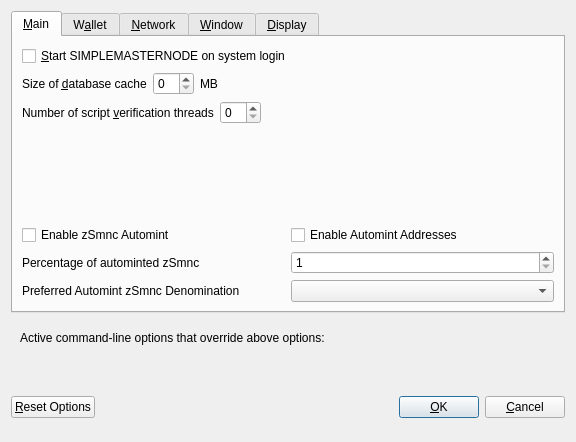
<?xml version="1.0" encoding="UTF-8"?>
<ui version="4.0">
 <class>OptionsDialog</class>
 <widget class="QDialog" name="OptionsDialog">
  <property name="geometry">
   <rect>
    <x>0</x>
    <y>0</y>
    <width>576</width>
    <height>442</height>
   </rect>
  </property>
  <property name="windowTitle">
   <string>Options</string>
  </property>
  <property name="modal">
   <bool>true</bool>
  </property>
  <layout class="QVBoxLayout" name="verticalLayout">
   <item>
    <widget class="QTabWidget" name="tabWidget">
     <property name="currentIndex">
      <number>0</number>
     </property>
     <widget class="QWidget" name="tabMain">
      <attribute name="title">
       <string>&amp;Main</string>
      </attribute>
      <layout class="QVBoxLayout" name="verticalLayout_Main">
       <item>
        <widget class="QCheckBox" name="bitcoinAtStartup">
         <property name="toolTip">
          <string>Automatically start SIMPLEMASTERNODE after logging in to the system.</string>
         </property>
         <property name="text">
          <string>&amp;Start SIMPLEMASTERNODE on system login</string>
         </property>
        </widget>
       </item>
       <item>
        <layout class="QHBoxLayout" name="horizontalLayout_2_Main">
         <item>
          <widget class="QLabel" name="databaseCacheLabel">
           <property name="text">
            <string>Size of &amp;database cache</string>
           </property>
           <property name="textFormat">
            <enum>Qt::PlainText</enum>
           </property>
           <property name="buddy">
            <cstring>databaseCache</cstring>
           </property>
          </widget>
         </item>
         <item>
          <widget class="QSpinBox" name="databaseCache"/>
         </item>
         <item>
          <widget class="QLabel" name="databaseCacheUnitLabel">
           <property name="text">
            <string>MB</string>
           </property>
           <property name="textFormat">
            <enum>Qt::PlainText</enum>
           </property>
          </widget>
         </item>
         <item>
          <spacer name="horizontalSpacer_2_Main">
           <property name="orientation">
            <enum>Qt::Horizontal</enum>
           </property>
           <property name="sizeHint" stdset="0">
            <size>
             <width>40</width>
             <height>20</height>
            </size>
           </property>
          </spacer>
         </item>
        </layout>
       </item>
       <item>
        <layout class="QHBoxLayout" name="horizontalLayout_3_Main">
         <item>
          <widget class="QLabel" name="threadsScriptVerifLabel">
           <property name="text">
            <string>Number of script &amp;verification threads</string>
           </property>
           <property name="textFormat">
            <enum>Qt::PlainText</enum>
           </property>
           <property name="buddy">
            <cstring>threadsScriptVerif</cstring>
           </property>
          </widget>
         </item>
         <item>
          <widget class="QSpinBox" name="threadsScriptVerif">
           <property name="toolTip">
            <string>(0 = auto, &lt;0 = leave that many cores free)</string>
           </property>
          </widget>
         </item>
         <item>
          <spacer name="horizontalSpacer_3_Main">
           <property name="orientation">
            <enum>Qt::Horizontal</enum>
           </property>
           <property name="sizeHint" stdset="0">
            <size>
             <width>40</width>
             <height>20</height>
            </size>
           </property>
          </spacer>
         </item>
        </layout>
       </item>
       <item>
        <spacer name="verticalSpacer_2">
         <property name="orientation">
          <enum>Qt::Vertical</enum>
         </property>
         <property name="sizeHint" stdset="0">
          <size>
           <width>20</width>
           <height>40</height>
          </size>
         </property>
        </spacer>
       </item>
       <item>
        <widget class="QWidget" name="verticalZsmncOptionsWidget" native="true">
         <layout class="QVBoxLayout" name="verticalZsmncOptionsLayout">
          <property name="margin">
           <number>0</number>
          </property>
          <item>
           <layout class="QHBoxLayout" name="horizontalAutomintingLayout">
            <item>
             <widget class="QCheckBox" name="checkBoxZeromintEnable">
              <property name="toolTip">
               <string>Enable automatic minting of Smnc units to zSmnc</string>
              </property>
              <property name="layoutDirection">
               <enum>Qt::LeftToRight</enum>
              </property>
              <property name="text">
               <string>Enable zSmnc Automint</string>
              </property>
             </widget>
            </item>
            <item>
             <widget class="QCheckBox" name="checkBoxZeromintAddresses">
              <property name="toolTip">
               <string>Enable automatic zSmnc minting from specific addresses</string>
              </property>
              <property name="layoutDirection">
               <enum>Qt::LeftToRight</enum>
              </property>
              <property name="text">
               <string>Enable Automint Addresses</string>
              </property>
             </widget>
            </item>
           </layout>
          </item>
          <item>
           <layout class="QHBoxLayout" name="horizontalZmintPercentageLayout">
            <item>
             <widget class="QLabel" name="percentage_label">
              <property name="toolTip">
               <string>Percentage of incoming Smnc which get automatically converted to zSmnc via Zerocoin Protocol (min: 10%)</string>
              </property>
              <property name="text">
               <string>Percentage of autominted zSmnc</string>
              </property>
             </widget>
            </item>
            <item>
             <widget class="QSpinBox" name="zeromintPercentage">
              <property name="minimum">
               <number>1</number>
              </property>
              <property name="maximum">
               <number>100</number>
              </property>
             </widget>
            </item>
           </layout>
          </item>
          <item>
           <layout class="QHBoxLayout" name="horizontalLayout" stretch="0,0">
            <property name="sizeConstraint">
             <enum>QLayout::SetFixedSize</enum>
            </property>
            <item>
             <widget class="QLabel" name="labelPreferredDenom">
              <property name="maximumSize">
               <size>
                <width>16777215</width>
                <height>16777215</height>
               </size>
              </property>
              <property name="toolTip">
               <string>Wait with automatic conversion to Zerocoin until enough Smnc for this denomination is available</string>
              </property>
              <property name="text">
               <string>Preferred Automint zSmnc Denomination</string>
              </property>
             </widget>
            </item>
            <item>
             <widget class="QComboBox" name="preferredDenom">
              <property name="maximumSize">
               <size>
                <width>16777215</width>
                <height>27</height>
               </size>
              </property>
              <property name="toolTip">
               <string>Wait with automatic conversion to Zerocoin until enough Smnc for this denomination is available</string>
              </property>
              <property name="maxVisibleItems">
               <number>9</number>
              </property>
              <property name="maxCount">
               <number>9</number>
              </property>
             </widget>
            </item>
           </layout>
          </item>
         </layout>
        </widget>
       </item>
      </layout>
     </widget>
     <widget class="QWidget" name="tabWallet">
      <attribute name="title">
       <string>W&amp;allet</string>
      </attribute>
      <layout class="QVBoxLayout" name="verticalLayout_Wallet">
       <item>
        <layout class="QHBoxLayout" name="horizontalLayout_2_Wallet">
         <item>
          <widget class="QLabel" name="labelStakeSplitThresholdText">
           <property name="text">
            <string>Stake split threshold:</string>
           </property>
          </widget>
         </item>
         <item>
          <widget class="QSpinBox" name="spinBoxStakeSplitThreshold">
           <property name="minimum">
            <number>1</number>
           </property>
           <property name="maximum">
            <number>999999</number>
           </property>
          </widget>
         </item>
        </layout>
       </item>
       <item>
        <widget class="QGroupBox" name="groupBox">
         <property name="title">
          <string>Expert</string>
         </property>
         <layout class="QVBoxLayout" name="verticalLayout_2">
          <item>
           <widget class="QCheckBox" name="coinControlFeatures">
            <property name="toolTip">
             <string>Whether to show coin control features or not.</string>
            </property>
            <property name="text">
             <string>Enable coin &amp;control features</string>
            </property>
           </widget>
          </item>
          <item>
           <widget class="QCheckBox" name="showMasternodesTab">
            <property name="toolTip">
             <string>Show additional tab listing all your masternodes in first sub-tab&lt;br/&gt;and all masternodes on the network in second sub-tab.</string>
            </property>
            <property name="text">
             <string>Show Masternodes Tab</string>
            </property>
           </widget>
          </item>
          <item>
           <widget class="QCheckBox" name="spendZeroConfChange">
            <property name="toolTip">
             <string>If you disable the spending of unconfirmed change, the change from a transaction&lt;br/&gt;cannot be used until that transaction has at least one confirmation.&lt;br/&gt;This also affects how your balance is computed.</string>
            </property>
            <property name="text">
             <string>&amp;Spend unconfirmed change</string>
            </property>
           </widget>
          </item>
         </layout>
        </widget>
       </item>
       <item>
        <spacer name="verticalSpacer_Wallet">
         <property name="orientation">
          <enum>Qt::Vertical</enum>
         </property>
         <property name="sizeHint" stdset="0">
          <size>
           <width>20</width>
           <height>40</height>
          </size>
         </property>
        </spacer>
       </item>
      </layout>
     </widget>
     <widget class="QWidget" name="tabNetwork">
      <attribute name="title">
       <string>&amp;Network</string>
      </attribute>
      <layout class="QVBoxLayout" name="verticalLayout_Network">
       <item>
        <widget class="QCheckBox" name="mapPortUpnp">
         <property name="toolTip">
          <string>Automatically open the SIMPLEMASTERNODE client port on the router. This only works when your router supports UPnP and it is enabled.</string>
         </property>
         <property name="text">
          <string>Map port using &amp;UPnP</string>
         </property>
        </widget>
       </item>
       <item>
        <widget class="QCheckBox" name="allowIncoming">
         <property name="toolTip">
          <string>Accept connections from outside</string>
         </property>
         <property name="text">
          <string>Allow incoming connections</string>
         </property>
        </widget>
       </item>
       <item>
        <widget class="QCheckBox" name="connectSocks">
         <property name="toolTip">
          <string>Connect to the SIMPLEMASTERNODE network through a SOCKS5 proxy.</string>
         </property>
         <property name="text">
          <string>&amp;Connect through SOCKS5 proxy (default proxy):</string>
         </property>
        </widget>
       </item>
       <item>
        <layout class="QHBoxLayout" name="horizontalLayout_1_Network">
         <item>
          <widget class="QLabel" name="proxyIpLabel">
           <property name="text">
            <string>Proxy &amp;IP:</string>
           </property>
           <property name="textFormat">
            <enum>Qt::PlainText</enum>
           </property>
           <property name="buddy">
            <cstring>proxyIp</cstring>
           </property>
          </widget>
         </item>
         <item>
          <widget class="QValidatedLineEdit" name="proxyIp">
           <property name="minimumSize">
            <size>
             <width>140</width>
             <height>0</height>
            </size>
           </property>
           <property name="maximumSize">
            <size>
             <width>140</width>
             <height>16777215</height>
            </size>
           </property>
           <property name="toolTip">
            <string>IP address of the proxy (e.g. IPv4: 127.0.0.1 / IPv6: ::1)</string>
           </property>
          </widget>
         </item>
         <item>
          <widget class="QLabel" name="proxyPortLabel">
           <property name="text">
            <string>&amp;Port:</string>
           </property>
           <property name="textFormat">
            <enum>Qt::PlainText</enum>
           </property>
           <property name="buddy">
            <cstring>proxyPort</cstring>
           </property>
          </widget>
         </item>
         <item>
          <widget class="QLineEdit" name="proxyPort">
           <property name="minimumSize">
            <size>
             <width>55</width>
             <height>0</height>
            </size>
           </property>
           <property name="maximumSize">
            <size>
             <width>55</width>
             <height>16777215</height>
            </size>
           </property>
           <property name="toolTip">
            <string>Port of the proxy (e.g. 9050)</string>
           </property>
          </widget>
         </item>
         <item>
          <spacer name="horizontalSpacer_1_Network">
           <property name="orientation">
            <enum>Qt::Horizontal</enum>
           </property>
           <property name="sizeHint" stdset="0">
            <size>
             <width>40</width>
             <height>20</height>
            </size>
           </property>
          </spacer>
         </item>
        </layout>
       </item>
       <item>
        <spacer name="verticalSpacer_Network">
         <property name="orientation">
          <enum>Qt::Vertical</enum>
         </property>
         <property name="sizeHint" stdset="0">
          <size>
           <width>20</width>
           <height>40</height>
          </size>
         </property>
        </spacer>
       </item>
      </layout>
     </widget>
     <widget class="QWidget" name="tabWindow">
      <attribute name="title">
       <string>&amp;Window</string>
      </attribute>
      <layout class="QVBoxLayout" name="verticalLayout_Window">
       <item>
        <widget class="QCheckBox" name="minimizeToTray">
         <property name="toolTip">
          <string>Show only a tray icon after minimizing the window.</string>
         </property>
         <property name="text">
          <string>&amp;Minimize to the tray instead of the taskbar</string>
         </property>
        </widget>
       </item>
       <item>
        <widget class="QCheckBox" name="minimizeOnClose">
         <property name="toolTip">
          <string>Minimize instead of exit the application when the window is closed. When this option is enabled, the application will be closed only after selecting Quit in the menu.</string>
         </property>
         <property name="text">
          <string>M&amp;inimize on close</string>
         </property>
        </widget>
       </item>
       <item>
        <spacer name="verticalSpacer_Window">
         <property name="orientation">
          <enum>Qt::Vertical</enum>
         </property>
         <property name="sizeHint" stdset="0">
          <size>
           <width>20</width>
           <height>40</height>
          </size>
         </property>
        </spacer>
       </item>
      </layout>
     </widget>
     <widget class="QWidget" name="tabDisplay">
      <attribute name="title">
       <string>&amp;Display</string>
      </attribute>
      <layout class="QVBoxLayout" name="verticalLayout_Display">
       <item>
        <layout class="QHBoxLayout" name="horizontalLayout_1_Display">
         <item>
          <widget class="QLabel" name="langLabel">
           <property name="text">
            <string>User Interface &amp;language:</string>
           </property>
           <property name="textFormat">
            <enum>Qt::PlainText</enum>
           </property>
           <property name="buddy">
            <cstring>lang</cstring>
           </property>
          </widget>
         </item>
         <item>
          <widget class="QValueComboBox" name="lang">
           <property name="toolTip">
            <string>The user interface language can be set here. This setting will take effect after restarting SIMPLEMASTERNODE.</string>
           </property>
          </widget>
         </item>
        </layout>
       </item>
       <item>
        <widget class="QLabel" name="label_3">
         <property name="toolTip">
          <string notr="true"/>
         </property>
         <property name="statusTip">
          <string notr="true"/>
         </property>
         <property name="whatsThis">
          <string notr="true"/>
         </property>
         <property name="accessibleName">
          <string notr="true"/>
         </property>
         <property name="text">
          <string>Language missing or translation incomplete? Help contributing translations here:
https://www.transifex.com/SimpleMasternode/SimpleMasternode-translations</string>
         </property>
         <property name="wordWrap">
          <bool>true</bool>
         </property>
         <property name="openExternalLinks">
          <bool>true</bool>
         </property>
         <property name="textInteractionFlags">
          <set>Qt::TextBrowserInteraction</set>
         </property>
        </widget>
       </item>
       <item>
        <layout class="QHBoxLayout" name="horizontalLayout_2_Display" stretch="0,0">
         <item>
          <widget class="QLabel" name="themeLabel">
           <property name="text">
            <string>User Interface Theme:</string>
           </property>
          </widget>
         </item>
         <item>
          <widget class="QValueComboBox" name="theme"/>
         </item>
        </layout>
       </item>
       <item>
        <widget class="QWidget" name="verticalZsmncDisplayWidget" native="true">
         <layout class="QVBoxLayout" name="verticalZsmncDisplayLayout">
          <property name="margin">
           <number>0</number>
          </property>
          <item>
           <widget class="Line" name="line">
            <property name="orientation">
             <enum>Qt::Horizontal</enum>
            </property>
           </widget>
          </item>
          <item>
           <layout class="QHBoxLayout" name="horizontalLayout_3_Display">
            <item>
             <widget class="QLabel" name="unitLabel">
              <property name="text">
               <string>Unit to show amounts in:</string>
              </property>
              <property name="textFormat">
               <enum>Qt::PlainText</enum>
              </property>
             </widget>
            </item>
            <item>
             <widget class="QValueComboBox" name="unit">
              <property name="toolTip">
               <string>Choose the default subdivision unit to show in the interface and when sending coins.</string>
              </property>
             </widget>
            </item>
           </layout>
          </item>
          <item>
           <layout class="QHBoxLayout" name="horizontalLayout_4_Display">
            <item>
             <widget class="QLabel" name="digitsLabel">
              <property name="text">
               <string>Decimal digits</string>
              </property>
             </widget>
            </item>
            <item>
             <widget class="QValueComboBox" name="digits"/>
            </item>
           </layout>
          </item>
          <item>
           <layout class="QHBoxLayout" name="horizontalLayout_5_Display">
            <item>
             <widget class="QCheckBox" name="checkBoxHideZeroBalances">
              <property name="toolTip">
               <string>Hide empty balances</string>
              </property>
              <property name="layoutDirection">
               <enum>Qt::LeftToRight</enum>
              </property>
              <property name="text">
               <string>Hide empty balances</string>
              </property>
             </widget>
            </item>
            <item>
             <widget class="QCheckBox" name="checkBoxHideOrphans">
              <property name="toolTip">
               <string>Hide orphan stakes in transaction lists</string>
              </property>
              <property name="text">
               <string>Hide orphan stakes</string>
              </property>
             </widget>
            </item>
            <item>
             <spacer name="horizontalSpacer">
              <property name="orientation">
               <enum>Qt::Horizontal</enum>
              </property>
              <property name="sizeHint" stdset="0">
               <size>
                <width>40</width>
                <height>20</height>
               </size>
              </property>
             </spacer>
            </item>
           </layout>
          </item>
          <item>
           <layout class="QHBoxLayout" name="horizontalLayout_6_Display">
            <item>
             <widget class="QLabel" name="thirdPartyTxUrlsLabel">
              <property name="toolTip">
               <string>Third party URLs (e.g. a block explorer) that appear in the transactions tab as context menu items. %s in the URL is replaced by transaction hash. Multiple URLs are separated by vertical bar |.</string>
              </property>
              <property name="text">
               <string>Third party transaction URLs</string>
              </property>
             </widget>
            </item>
            <item>
             <widget class="QLineEdit" name="thirdPartyTxUrls">
              <property name="toolTip">
               <string>Third party URLs (e.g. a block explorer) that appear in the transactions tab as context menu items. %s in the URL is replaced by transaction hash. Multiple URLs are separated by vertical bar |.</string>
              </property>
             </widget>
            </item>
           </layout>
          </item>
         </layout>
        </widget>
       </item>
       <item>
        <spacer name="verticalSpacer">
         <property name="orientation">
          <enum>Qt::Vertical</enum>
         </property>
         <property name="sizeHint" stdset="0">
          <size>
           <width>20</width>
           <height>40</height>
          </size>
         </property>
        </spacer>
       </item>
      </layout>
     </widget>
    </widget>
   </item>
   <item>
    <widget class="QFrame" name="frame">
     <layout class="QVBoxLayout" name="verticalLayout_Bottom">
      <item>
       <layout class="QHBoxLayout" name="horizontalLayout_Bottom">
        <item>
         <widget class="QLabel" name="overriddenByCommandLineInfoLabel">
          <property name="text">
           <string>Active command-line options that override above options:</string>
          </property>
          <property name="textFormat">
           <enum>Qt::PlainText</enum>
          </property>
         </widget>
        </item>
        <item>
         <spacer name="horizontalSpacer_Bottom">
          <property name="orientation">
           <enum>Qt::Horizontal</enum>
          </property>
          <property name="sizeHint" stdset="0">
           <size>
            <width>40</width>
            <height>20</height>
           </size>
          </property>
         </spacer>
        </item>
       </layout>
      </item>
      <item>
       <widget class="QLabel" name="overriddenByCommandLineLabel">
        <property name="text">
         <string/>
        </property>
        <property name="textFormat">
         <enum>Qt::PlainText</enum>
        </property>
        <property name="wordWrap">
         <bool>true</bool>
        </property>
       </widget>
      </item>
     </layout>
    </widget>
   </item>
   <item>
    <layout class="QHBoxLayout" name="horizontalLayout_Buttons">
     <item>
      <widget class="QPushButton" name="resetButton">
       <property name="toolTip">
        <string>Reset all client options to default.</string>
       </property>
       <property name="text">
        <string>&amp;Reset Options</string>
       </property>
       <property name="autoDefault">
        <bool>false</bool>
       </property>
      </widget>
     </item>
     <item>
      <spacer name="horizontalSpacer_1">
       <property name="orientation">
        <enum>Qt::Horizontal</enum>
       </property>
       <property name="sizeHint" stdset="0">
        <size>
         <width>40</width>
         <height>48</height>
        </size>
       </property>
      </spacer>
     </item>
     <item>
      <widget class="QLabel" name="statusLabel">
       <property name="minimumSize">
        <size>
         <width>200</width>
         <height>0</height>
        </size>
       </property>
       <property name="font">
        <font>
         <weight>75</weight>
         <bold>true</bold>
        </font>
       </property>
       <property name="text">
        <string/>
       </property>
       <property name="textFormat">
        <enum>Qt::PlainText</enum>
       </property>
       <property name="wordWrap">
        <bool>true</bool>
       </property>
      </widget>
     </item>
     <item>
      <spacer name="horizontalSpacer_2">
       <property name="orientation">
        <enum>Qt::Horizontal</enum>
       </property>
       <property name="sizeHint" stdset="0">
        <size>
         <width>40</width>
         <height>48</height>
        </size>
       </property>
      </spacer>
     </item>
     <item>
      <widget class="QPushButton" name="okButton">
       <property name="text">
        <string>&amp;OK</string>
       </property>
       <property name="autoDefault">
        <bool>false</bool>
       </property>
       <property name="default">
        <bool>true</bool>
       </property>
      </widget>
     </item>
     <item>
      <widget class="QPushButton" name="cancelButton">
       <property name="text">
        <string>&amp;Cancel</string>
       </property>
       <property name="autoDefault">
        <bool>false</bool>
       </property>
      </widget>
     </item>
    </layout>
   </item>
  </layout>
 </widget>
 <customwidgets>
  <customwidget>
   <class>QValidatedLineEdit</class>
   <extends>QLineEdit</extends>
   <header>qvalidatedlineedit.h</header>
  </customwidget>
  <customwidget>
   <class>QValueComboBox</class>
   <extends>QComboBox</extends>
   <header>qvaluecombobox.h</header>
  </customwidget>
 </customwidgets>
 <resources/>
 <connections/>
</ui>
